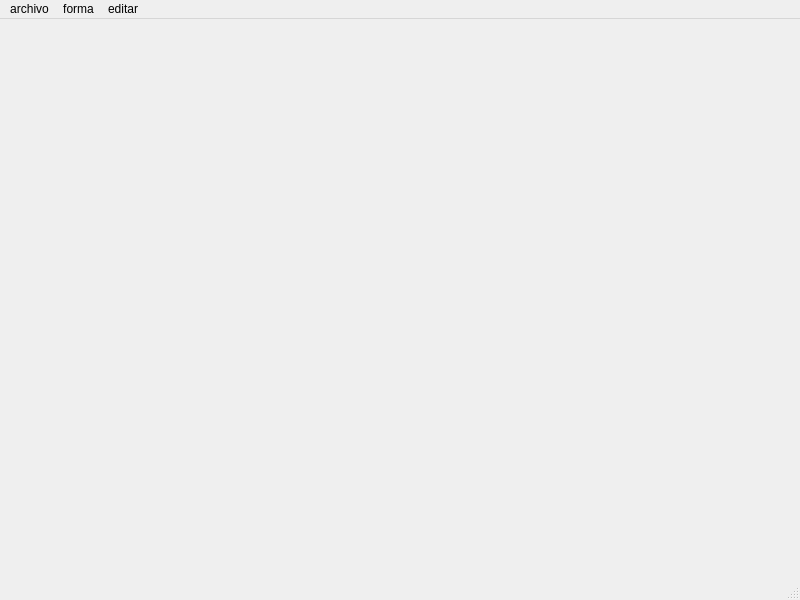
<?xml version="1.0" encoding="UTF-8"?>
<ui version="4.0">
 <class>MainWindow</class>
 <widget class="QMainWindow" name="MainWindow">
  <property name="geometry">
   <rect>
    <x>0</x>
    <y>0</y>
    <width>800</width>
    <height>600</height>
   </rect>
  </property>
  <property name="windowTitle">
   <string>MainWindow</string>
  </property>
  <widget class="QWidget" name="centralwidget"/>
  <widget class="QMenuBar" name="menubar">
   <property name="geometry">
    <rect>
     <x>0</x>
     <y>0</y>
     <width>800</width>
     <height>22</height>
    </rect>
   </property>
   <widget class="QMenu" name="menuarchivo">
    <property name="title">
     <string>archivo</string>
    </property>
    <addaction name="actionnuevo"/>
    <addaction name="actionguardar"/>
    <addaction name="actionsalir"/>
   </widget>
   <widget class="QMenu" name="menuforma">
    <property name="title">
     <string>forma</string>
    </property>
    <addaction name="actionlibre"/>
    <addaction name="actionlineas"/>
    <addaction name="actionrectangulos"/>
    <addaction name="actioncirculo"/>
   </widget>
   <widget class="QMenu" name="menueditar">
    <property name="title">
     <string>editar</string>
    </property>
    <addaction name="actiongrosor"/>
    <addaction name="actioncolor"/>
   </widget>
   <addaction name="menuarchivo"/>
   <addaction name="menuforma"/>
   <addaction name="menueditar"/>
  </widget>
  <widget class="QStatusBar" name="statusbar"/>
  <action name="actionnuevo">
   <property name="text">
    <string>nuevo</string>
   </property>
  </action>
  <action name="actionguardar">
   <property name="text">
    <string>guardar</string>
   </property>
  </action>
  <action name="actionsalir">
   <property name="text">
    <string>salir</string>
   </property>
  </action>
  <action name="actionlibre">
   <property name="text">
    <string>libre</string>
   </property>
  </action>
  <action name="actionlineas">
   <property name="text">
    <string>lineas</string>
   </property>
  </action>
  <action name="actionrectangulos">
   <property name="text">
    <string>rectangulos</string>
   </property>
  </action>
  <action name="actioncirculo">
   <property name="text">
    <string>circulo</string>
   </property>
  </action>
  <action name="actiongrosor">
   <property name="text">
    <string>grosor</string>
   </property>
  </action>
  <action name="actioncolor">
   <property name="text">
    <string>color</string>
   </property>
  </action>
 </widget>
 <resources/>
 <connections/>
</ui>
